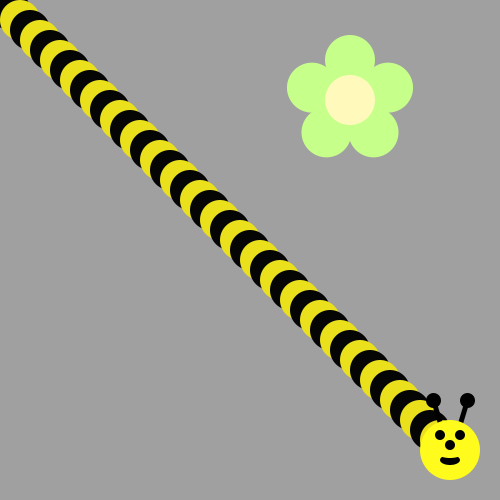
Frame 1 (no input)
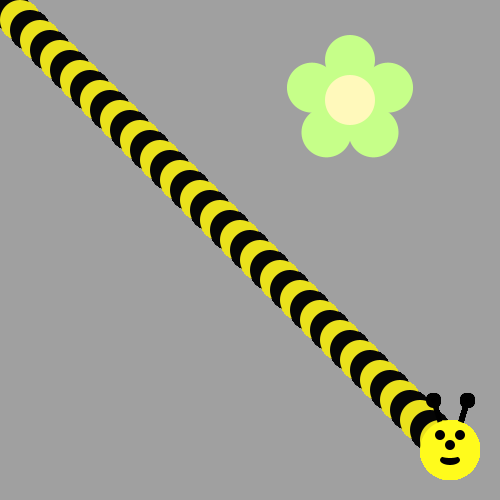
Frame 60 (the mouse pressed at the canvas centre just before this capture)
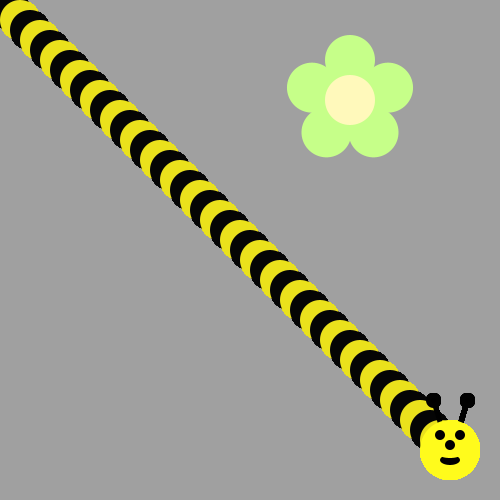
Frame 120 (the mouse held since frame 60 and released just before this capture)

The Processing sketch that drew these frames (run headless with seeded random() and noise(); from frame 60 on, the mouse is pressed at the canvas centre):

// Processing sketch: sketch_180901a
// ── sketch_180901a.pde
void drawFlower(int x, int y) {
     noStroke();
     translate(x, y);
     // draw 5 petals, rotating after each one<
     fill(#c6ff89);      // green
      for (int i = 0; i < 5; i++) {
           ellipse(0, -40, 50, 50);
          rotate(radians(72));
     }
     fill(#fff9bb); // light yellow
     ellipse(0, 0, 50, 50);
} 
void drawBeeFace(int BeeFaceX, int BeeFaceY) {
     noStroke();
     fill(0, 0, 0);
     stroke(1);
     strokeWeight(5);
     line(BeeFaceX-10, BeeFaceY-27, BeeFaceX-17, BeeFaceY-50);
     line(BeeFaceX+10, BeeFaceY-27, BeeFaceX+17, BeeFaceY-50);
     ellipse(BeeFaceX-17, BeeFaceY-50, 10, 10);
     ellipse(BeeFaceX+17, BeeFaceY-50, 10, 10);
     noStroke();
     fill(255, 251, 28);
     ellipse(BeeFaceX, BeeFaceY, 60, 60); // face
     fill(255, 237, 209);
     fill(0,0,0);
      ellipse(BeeFaceX-10, BeeFaceY-15, 10, 10); // eyes
     ellipse(BeeFaceX+10, BeeFaceY-15, 10, 10);
      ellipse(BeeFaceX, BeeFaceY-5, 10, 10); // nose
      ellipse(BeeFaceX, BeeFaceY+10, 20, 10);// mouth
     fill(255, 251, 28);
     ellipse(BeeFaceX, BeeFaceY+5, 20, 6);
}

void setup() {
     ellipseMode(CENTER);
     size(500, 500);
     background(160, 160, 160);
      drawFlower(350, 100);}

void draw(){
for(int i = 0; i < 45; i++){
  if(i%2==0){
  fill(#EAE11C);
  ellipse(i*10,i*10,40,40);}
  else{
  fill(#050505);
  ellipse(i*10,i*10,40,40);}
}
drawBeeFace(450,450);
}
